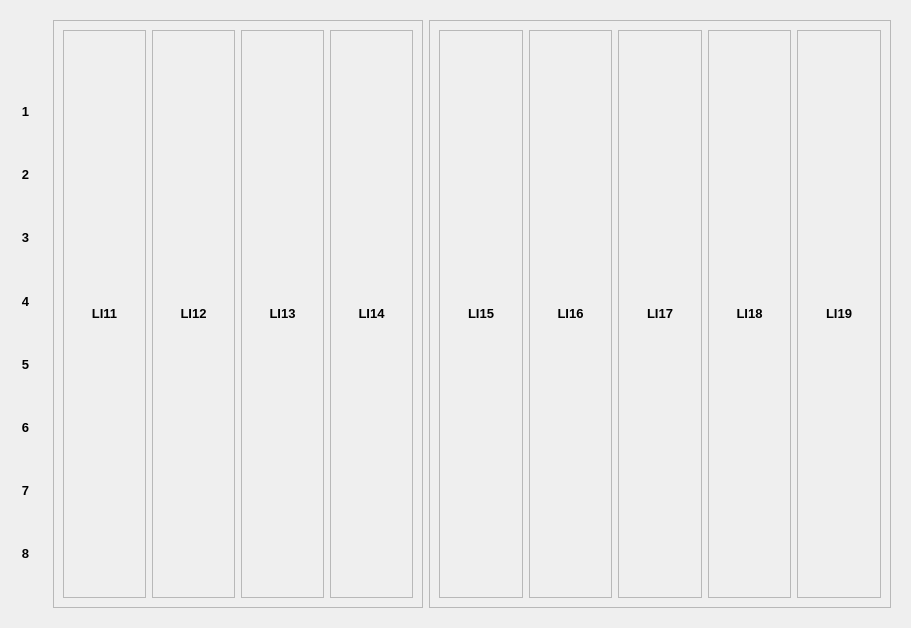
<?xml version="1.0" encoding="UTF-8"?>
<ui version="4.0">
 <class>Form</class>
 <widget class="QWidget" name="Form">
  <property name="geometry">
   <rect>
    <x>0</x>
    <y>0</y>
    <width>911</width>
    <height>628</height>
   </rect>
  </property>
  <property name="windowTitle">
   <string>Form</string>
  </property>
  <layout class="QHBoxLayout" name="horizontalLayout_4">
   <item>
    <widget class="QWidget" name="widget" native="true">
     <property name="maximumSize">
      <size>
       <width>30</width>
       <height>16777215</height>
      </size>
     </property>
     <property name="font">
      <font>
       <pointsize>10</pointsize>
       <weight>75</weight>
       <bold>true</bold>
      </font>
     </property>
     <layout class="QVBoxLayout" name="verticalLayout_11">
      <item>
       <widget class="QWidget" name="widget_2" native="true"/>
      </item>
      <item>
       <widget class="QLabel" name="label_11">
        <property name="font">
         <font>
          <weight>75</weight>
          <bold>true</bold>
         </font>
        </property>
        <property name="text">
         <string>1</string>
        </property>
        <property name="alignment">
         <set>Qt::AlignRight|Qt::AlignTrailing|Qt::AlignVCenter</set>
        </property>
       </widget>
      </item>
      <item>
       <widget class="QLabel" name="label_12">
        <property name="font">
         <font>
          <weight>75</weight>
          <bold>true</bold>
         </font>
        </property>
        <property name="text">
         <string>2</string>
        </property>
        <property name="alignment">
         <set>Qt::AlignRight|Qt::AlignTrailing|Qt::AlignVCenter</set>
        </property>
       </widget>
      </item>
      <item>
       <widget class="QLabel" name="label_13">
        <property name="font">
         <font>
          <weight>75</weight>
          <bold>true</bold>
         </font>
        </property>
        <property name="text">
         <string>3</string>
        </property>
        <property name="alignment">
         <set>Qt::AlignRight|Qt::AlignTrailing|Qt::AlignVCenter</set>
        </property>
       </widget>
      </item>
      <item>
       <widget class="QLabel" name="label_14">
        <property name="font">
         <font>
          <weight>75</weight>
          <bold>true</bold>
         </font>
        </property>
        <property name="text">
         <string>4</string>
        </property>
        <property name="alignment">
         <set>Qt::AlignRight|Qt::AlignTrailing|Qt::AlignVCenter</set>
        </property>
       </widget>
      </item>
      <item>
       <widget class="QLabel" name="label_15">
        <property name="font">
         <font>
          <weight>75</weight>
          <bold>true</bold>
         </font>
        </property>
        <property name="text">
         <string>5</string>
        </property>
        <property name="alignment">
         <set>Qt::AlignRight|Qt::AlignTrailing|Qt::AlignVCenter</set>
        </property>
       </widget>
      </item>
      <item>
       <widget class="QLabel" name="label_16">
        <property name="font">
         <font>
          <weight>75</weight>
          <bold>true</bold>
         </font>
        </property>
        <property name="text">
         <string>6</string>
        </property>
        <property name="alignment">
         <set>Qt::AlignRight|Qt::AlignTrailing|Qt::AlignVCenter</set>
        </property>
       </widget>
      </item>
      <item>
       <widget class="QLabel" name="label_17">
        <property name="font">
         <font>
          <weight>75</weight>
          <bold>true</bold>
         </font>
        </property>
        <property name="text">
         <string>7</string>
        </property>
        <property name="alignment">
         <set>Qt::AlignRight|Qt::AlignTrailing|Qt::AlignVCenter</set>
        </property>
       </widget>
      </item>
      <item>
       <widget class="QLabel" name="label_18">
        <property name="font">
         <font>
          <weight>75</weight>
          <bold>true</bold>
         </font>
        </property>
        <property name="text">
         <string>8</string>
        </property>
        <property name="alignment">
         <set>Qt::AlignRight|Qt::AlignTrailing|Qt::AlignVCenter</set>
        </property>
       </widget>
      </item>
      <item>
       <widget class="QWidget" name="widget_4" native="true">
        <property name="sizePolicy">
         <sizepolicy hsizetype="Preferred" vsizetype="Fixed">
          <horstretch>0</horstretch>
          <verstretch>0</verstretch>
         </sizepolicy>
        </property>
        <property name="minimumSize">
         <size>
          <width>0</width>
          <height>20</height>
         </size>
        </property>
       </widget>
      </item>
     </layout>
    </widget>
   </item>
   <item>
    <widget class="QWidget" name="widget_3" native="true">
     <layout class="QHBoxLayout" name="horizontalLayout_3" stretch="4,5">
      <item>
       <widget class="QFrame" name="cont_L2">
        <property name="frameShape">
         <enum>QFrame::StyledPanel</enum>
        </property>
        <property name="frameShadow">
         <enum>QFrame::Raised</enum>
        </property>
        <layout class="QHBoxLayout" name="horizontalLayout">
         <item>
          <widget class="QFrame" name="cont_LI11">
           <property name="frameShape">
            <enum>QFrame::StyledPanel</enum>
           </property>
           <property name="frameShadow">
            <enum>QFrame::Raised</enum>
           </property>
           <layout class="QVBoxLayout" name="verticalLayout">
            <item>
             <widget class="QLabel" name="label">
              <property name="sizePolicy">
               <sizepolicy hsizetype="Preferred" vsizetype="Fixed">
                <horstretch>0</horstretch>
                <verstretch>0</verstretch>
               </sizepolicy>
              </property>
              <property name="font">
               <font>
                <pointsize>10</pointsize>
                <weight>75</weight>
                <bold>true</bold>
               </font>
              </property>
              <property name="text">
               <string>LI11</string>
              </property>
              <property name="alignment">
               <set>Qt::AlignCenter</set>
              </property>
             </widget>
            </item>
           </layout>
          </widget>
         </item>
         <item>
          <widget class="QFrame" name="cont_LI12">
           <property name="frameShape">
            <enum>QFrame::StyledPanel</enum>
           </property>
           <property name="frameShadow">
            <enum>QFrame::Raised</enum>
           </property>
           <layout class="QVBoxLayout" name="verticalLayout_5">
            <item>
             <widget class="QLabel" name="label_2">
              <property name="sizePolicy">
               <sizepolicy hsizetype="Preferred" vsizetype="Fixed">
                <horstretch>0</horstretch>
                <verstretch>0</verstretch>
               </sizepolicy>
              </property>
              <property name="font">
               <font>
                <pointsize>10</pointsize>
                <weight>75</weight>
                <bold>true</bold>
               </font>
              </property>
              <property name="text">
               <string>LI12</string>
              </property>
              <property name="alignment">
               <set>Qt::AlignCenter</set>
              </property>
             </widget>
            </item>
           </layout>
          </widget>
         </item>
         <item>
          <widget class="QFrame" name="cont_LI13">
           <property name="frameShape">
            <enum>QFrame::StyledPanel</enum>
           </property>
           <property name="frameShadow">
            <enum>QFrame::Raised</enum>
           </property>
           <layout class="QVBoxLayout" name="verticalLayout_4">
            <item>
             <widget class="QLabel" name="label_3">
              <property name="sizePolicy">
               <sizepolicy hsizetype="Preferred" vsizetype="Fixed">
                <horstretch>0</horstretch>
                <verstretch>0</verstretch>
               </sizepolicy>
              </property>
              <property name="font">
               <font>
                <pointsize>10</pointsize>
                <weight>75</weight>
                <bold>true</bold>
               </font>
              </property>
              <property name="text">
               <string>LI13</string>
              </property>
              <property name="alignment">
               <set>Qt::AlignCenter</set>
              </property>
             </widget>
            </item>
           </layout>
          </widget>
         </item>
         <item>
          <widget class="QFrame" name="cont_LI14">
           <property name="frameShape">
            <enum>QFrame::StyledPanel</enum>
           </property>
           <property name="frameShadow">
            <enum>QFrame::Raised</enum>
           </property>
           <layout class="QVBoxLayout" name="verticalLayout_3">
            <item>
             <widget class="QLabel" name="label_4">
              <property name="sizePolicy">
               <sizepolicy hsizetype="Preferred" vsizetype="Fixed">
                <horstretch>0</horstretch>
                <verstretch>0</verstretch>
               </sizepolicy>
              </property>
              <property name="font">
               <font>
                <pointsize>10</pointsize>
                <weight>75</weight>
                <bold>true</bold>
               </font>
              </property>
              <property name="text">
               <string>LI14</string>
              </property>
              <property name="alignment">
               <set>Qt::AlignCenter</set>
              </property>
             </widget>
            </item>
           </layout>
          </widget>
         </item>
        </layout>
       </widget>
      </item>
      <item>
       <widget class="QFrame" name="cont_L3">
        <property name="frameShape">
         <enum>QFrame::StyledPanel</enum>
        </property>
        <property name="frameShadow">
         <enum>QFrame::Raised</enum>
        </property>
        <layout class="QHBoxLayout" name="horizontalLayout_2">
         <item>
          <widget class="QFrame" name="cont_LI15">
           <property name="frameShape">
            <enum>QFrame::StyledPanel</enum>
           </property>
           <property name="frameShadow">
            <enum>QFrame::Raised</enum>
           </property>
           <layout class="QVBoxLayout" name="verticalLayout_2">
            <item>
             <widget class="QLabel" name="label_5">
              <property name="sizePolicy">
               <sizepolicy hsizetype="Preferred" vsizetype="Fixed">
                <horstretch>0</horstretch>
                <verstretch>0</verstretch>
               </sizepolicy>
              </property>
              <property name="font">
               <font>
                <pointsize>10</pointsize>
                <weight>75</weight>
                <bold>true</bold>
               </font>
              </property>
              <property name="text">
               <string>LI15</string>
              </property>
              <property name="alignment">
               <set>Qt::AlignCenter</set>
              </property>
             </widget>
            </item>
           </layout>
          </widget>
         </item>
         <item>
          <widget class="QFrame" name="cont_LI16">
           <property name="frameShape">
            <enum>QFrame::StyledPanel</enum>
           </property>
           <property name="frameShadow">
            <enum>QFrame::Raised</enum>
           </property>
           <layout class="QVBoxLayout" name="verticalLayout_10">
            <item>
             <widget class="QLabel" name="label_6">
              <property name="sizePolicy">
               <sizepolicy hsizetype="Preferred" vsizetype="Fixed">
                <horstretch>0</horstretch>
                <verstretch>0</verstretch>
               </sizepolicy>
              </property>
              <property name="font">
               <font>
                <pointsize>10</pointsize>
                <weight>75</weight>
                <bold>true</bold>
               </font>
              </property>
              <property name="text">
               <string>LI16</string>
              </property>
              <property name="alignment">
               <set>Qt::AlignCenter</set>
              </property>
             </widget>
            </item>
           </layout>
          </widget>
         </item>
         <item>
          <widget class="QFrame" name="cont_LI17">
           <property name="frameShape">
            <enum>QFrame::StyledPanel</enum>
           </property>
           <property name="frameShadow">
            <enum>QFrame::Raised</enum>
           </property>
           <layout class="QVBoxLayout" name="verticalLayout_9">
            <item>
             <widget class="QLabel" name="label_7">
              <property name="sizePolicy">
               <sizepolicy hsizetype="Preferred" vsizetype="Fixed">
                <horstretch>0</horstretch>
                <verstretch>0</verstretch>
               </sizepolicy>
              </property>
              <property name="font">
               <font>
                <pointsize>10</pointsize>
                <weight>75</weight>
                <bold>true</bold>
               </font>
              </property>
              <property name="text">
               <string>LI17</string>
              </property>
              <property name="alignment">
               <set>Qt::AlignCenter</set>
              </property>
             </widget>
            </item>
           </layout>
          </widget>
         </item>
         <item>
          <widget class="QFrame" name="cont_LI18">
           <property name="frameShape">
            <enum>QFrame::StyledPanel</enum>
           </property>
           <property name="frameShadow">
            <enum>QFrame::Raised</enum>
           </property>
           <layout class="QVBoxLayout" name="verticalLayout_8">
            <item>
             <widget class="QLabel" name="label_8">
              <property name="sizePolicy">
               <sizepolicy hsizetype="Preferred" vsizetype="Fixed">
                <horstretch>0</horstretch>
                <verstretch>0</verstretch>
               </sizepolicy>
              </property>
              <property name="font">
               <font>
                <pointsize>10</pointsize>
                <weight>75</weight>
                <bold>true</bold>
               </font>
              </property>
              <property name="text">
               <string>LI18</string>
              </property>
              <property name="alignment">
               <set>Qt::AlignCenter</set>
              </property>
             </widget>
            </item>
           </layout>
          </widget>
         </item>
         <item>
          <widget class="QFrame" name="cont_LI19">
           <property name="frameShape">
            <enum>QFrame::StyledPanel</enum>
           </property>
           <property name="frameShadow">
            <enum>QFrame::Raised</enum>
           </property>
           <layout class="QVBoxLayout" name="verticalLayout_7">
            <item>
             <widget class="QLabel" name="label_9">
              <property name="sizePolicy">
               <sizepolicy hsizetype="Preferred" vsizetype="Fixed">
                <horstretch>0</horstretch>
                <verstretch>0</verstretch>
               </sizepolicy>
              </property>
              <property name="font">
               <font>
                <pointsize>10</pointsize>
                <weight>75</weight>
                <bold>true</bold>
               </font>
              </property>
              <property name="text">
               <string>LI19</string>
              </property>
              <property name="alignment">
               <set>Qt::AlignCenter</set>
              </property>
             </widget>
            </item>
           </layout>
          </widget>
         </item>
        </layout>
       </widget>
      </item>
     </layout>
    </widget>
   </item>
  </layout>
 </widget>
 <resources/>
 <connections/>
</ui>
